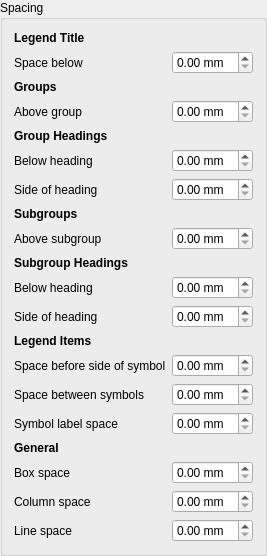
        <widget class="QgsCollapsibleGroupBoxBasic" name="mSpacingColGroupBox">
         <property name="focusPolicy">
          <enum>Qt::StrongFocus</enum>
         </property>
         <property name="title">
          <string>Spacing</string>
         </property>
         <property name="syncGroup" stdset="0">
          <string notr="true">composeritem</string>
         </property>
         <property name="collapsed" stdset="0">
          <bool>true</bool>
         </property>
         <layout class="QGridLayout" name="gridLayout_5">
          <item row="11" column="1">
           <widget class="QgsDoubleSpinBox" name="mSubgroupSideSpinBox">
            <property name="prefix">
             <string/>
            </property>
            <property name="suffix">
             <string> mm</string>
            </property>
           </widget>
          </item>
          <item row="17" column="1">
           <widget class="QgsDoubleSpinBox" name="mBoxSpaceSpinBox">
            <property name="prefix">
             <string/>
            </property>
            <property name="suffix">
             <string> mm</string>
            </property>
           </widget>
          </item>
          <item row="12" column="0" colspan="2">
           <widget class="QLabel" name="label_34">
            <property name="text">
             <string>&lt;b&gt;Legend Items&lt;/b&gt;</string>
            </property>
           </widget>
          </item>
          <item row="10" column="1">
           <widget class="QgsDoubleSpinBox" name="mSpaceBelowSubgroupHeadingSpinBox">
            <property name="prefix">
             <string/>
            </property>
            <property name="suffix">
             <string> mm</string>
            </property>
           </widget>
          </item>
          <item row="1" column="1">
           <widget class="QgsDoubleSpinBox" name="mTitleSpaceBottomSpinBox">
            <property name="toolTip">
             <string>Space below title.</string>
            </property>
            <property name="suffix">
             <string> mm</string>
            </property>
           </widget>
          </item>
          <item row="18" column="1">
           <widget class="QgsDoubleSpinBox" name="mColumnSpaceSpinBox">
            <property name="prefix">
             <string/>
            </property>
            <property name="suffix">
             <string> mm</string>
            </property>
           </widget>
          </item>
          <item row="8" column="0">
           <widget class="QLabel" name="label_6">
            <property name="toolTip">
             <string>Space above text using subgroup style.</string>
            </property>
            <property name="text">
             <string>Above subgroup</string>
            </property>
           </widget>
          </item>
          <item row="15" column="1">
           <widget class="QgsDoubleSpinBox" name="mIconLabelSpaceSpinBox">
            <property name="prefix">
             <string/>
            </property>
            <property name="suffix">
             <string> mm</string>
            </property>
           </widget>
          </item>
          <item row="5" column="0">
           <widget class="QLabel" name="label_18">
            <property name="toolTip">
             <string>Space above text using group style.</string>
            </property>
            <property name="text">
             <string>Below heading</string>
            </property>
           </widget>
          </item>
          <item row="6" column="0">
           <widget class="QLabel" name="label_30">
            <property name="toolTip">
             <string>Space above text using group style.</string>
            </property>
            <property name="text">
             <string>Side of heading</string>
            </property>
           </widget>
          </item>
          <item row="3" column="0">
           <widget class="QLabel" name="label_5">
            <property name="toolTip">
             <string>Space above text using group style.</string>
            </property>
            <property name="text">
             <string>Above group</string>
            </property>
           </widget>
          </item>
          <item row="9" column="0" colspan="2">
           <widget class="QLabel" name="label_36">
            <property name="text">
             <string>&lt;b&gt;Subgroup Headings&lt;/b&gt;</string>
            </property>
           </widget>
          </item>
          <item row="19" column="1">
           <widget class="QgsDoubleSpinBox" name="mLineSpacingSpinBox">
            <property name="prefix">
             <string/>
            </property>
            <property name="suffix">
             <string> mm</string>
            </property>
           </widget>
          </item>
          <item row="15" column="0">
           <widget class="QLabel" name="label_8">
            <property name="toolTip">
             <string>Space between symbol icon and symbol label (symbol label left margin).</string>
            </property>
            <property name="text">
             <string>Symbol label space</string>
            </property>
           </widget>
          </item>
          <item row="16" column="0" colspan="2">
           <widget class="QLabel" name="label_33">
            <property name="text">
             <string>&lt;b&gt;General&lt;/b&gt;</string>
            </property>
           </widget>
          </item>
          <item row="4" column="0" colspan="2">
           <widget class="QLabel" name="label_35">
            <property name="text">
             <string>&lt;b&gt;Group Headings&lt;/b&gt;</string>
            </property>
           </widget>
          </item>
          <item row="7" column="0" colspan="2">
           <widget class="QLabel" name="label_32">
            <property name="text">
             <string>&lt;b&gt;Subgroups&lt;/b&gt;</string>
            </property>
           </widget>
          </item>
          <item row="3" column="1">
           <widget class="QgsDoubleSpinBox" name="mGroupSpaceSpinBox">
            <property name="prefix">
             <string/>
            </property>
            <property name="suffix">
             <string> mm</string>
            </property>
           </widget>
          </item>
          <item row="14" column="1">
           <widget class="QgsDoubleSpinBox" name="mSymbolSpaceSpinBox">
            <property name="prefix">
             <string/>
            </property>
            <property name="suffix">
             <string> mm</string>
            </property>
           </widget>
          </item>
          <item row="11" column="0">
           <widget class="QLabel" name="label_37">
            <property name="toolTip">
             <string>Space above text using group style.</string>
            </property>
            <property name="text">
             <string>Side of heading</string>
            </property>
           </widget>
          </item>
          <item row="2" column="0" colspan="2">
           <widget class="QLabel" name="label_31">
            <property name="text">
             <string>&lt;b&gt;Groups&lt;/b&gt;</string>
            </property>
           </widget>
          </item>
          <item row="5" column="1">
           <widget class="QgsDoubleSpinBox" name="mSpaceBelowGroupHeadingSpinBox">
            <property name="prefix">
             <string/>
            </property>
            <property name="suffix">
             <string> mm</string>
            </property>
           </widget>
          </item>
          <item row="8" column="1">
           <widget class="QgsDoubleSpinBox" name="mLayerSpaceSpinBox">
            <property name="prefix">
             <string/>
            </property>
            <property name="suffix">
             <string> mm</string>
            </property>
           </widget>
          </item>
          <item row="14" column="0">
           <widget class="QLabel" name="label_7">
            <property name="toolTip">
             <string>Space above symbol and symbol label.</string>
            </property>
            <property name="text">
             <string>Space between symbols</string>
            </property>
           </widget>
          </item>
          <item row="6" column="1">
           <widget class="QgsDoubleSpinBox" name="mGroupSideSpinBox">
            <property name="prefix">
             <string/>
            </property>
            <property name="suffix">
             <string> mm</string>
            </property>
           </widget>
          </item>
          <item row="19" column="0">
           <widget class="QLabel" name="label_121">
            <property name="text">
             <string>Line space</string>
            </property>
           </widget>
          </item>
          <item row="0" column="0" colspan="2">
           <widget class="QLabel" name="label_31s">
            <property name="text">
             <string>&lt;b&gt;Legend Title&lt;/b&gt;</string>
            </property>
           </widget>
          </item>
          <item row="10" column="0">
           <widget class="QLabel" name="label_19">
            <property name="toolTip">
             <string>Space above text using group style.</string>
            </property>
            <property name="text">
             <string>Below heading</string>
            </property>
           </widget>
          </item>
          <item row="17" column="0">
           <widget class="QLabel" name="label_9">
            <property name="text">
             <string>Box space</string>
            </property>
           </widget>
          </item>
          <item row="18" column="0">
           <widget class="QLabel" name="label_12">
            <property name="text">
             <string>Column space</string>
            </property>
           </widget>
          </item>
          <item row="1" column="0">
           <widget class="QLabel" name="label_10">
            <property name="toolTip">
             <string>Space below title.</string>
            </property>
            <property name="text">
             <string>Space below</string>
            </property>
           </widget>
          </item>
          <item row="13" column="0">
           <widget class="QLabel" name="label_38">
            <property name="toolTip">
             <string>Space above symbol and symbol label.</string>
            </property>
            <property name="text">
             <string>Space before side of symbol</string>
            </property>
           </widget>
          </item>
          <item row="13" column="1">
           <widget class="QgsDoubleSpinBox" name="mSymbolSideSpaceSpinBox">
            <property name="prefix">
             <string/>
            </property>
            <property name="suffix">
             <string> mm</string>
            </property>
           </widget>
          </item>
         </layout>
        </widget>
